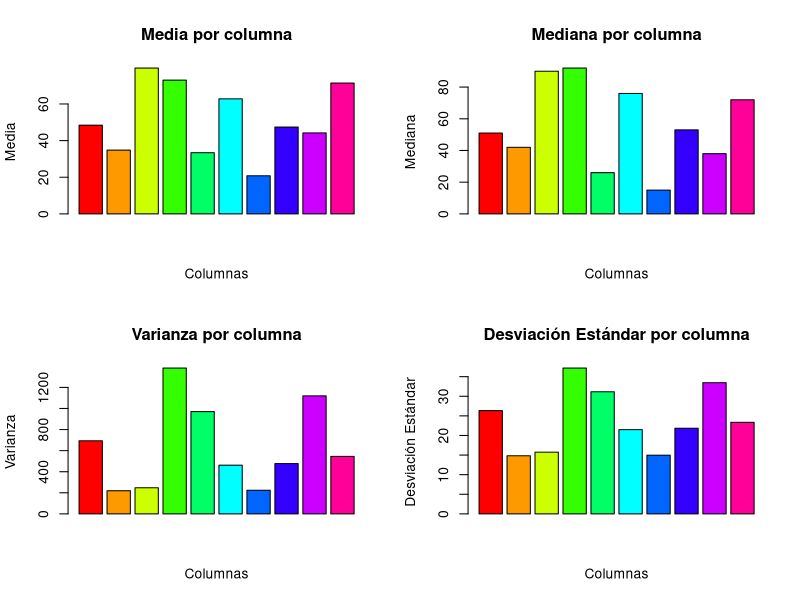

Recreate this plot in R.
# 1. Creacion de matriz
# Genera una matriz de 5 filas y 10 columnas cuyos elementos sean números aleatorios
# entre 1 y 100. Asegúrate de que los valores sean reproducibles utilizando una semilla fija.
set.seed(123) # Fijamos los números random para que se repitan
matriz <- matrix(sample(1:100, 50, replace = TRUE), nrow = 5, ncol = 10)
print(matriz)


# 2. Cálculos estadísticos
# • Calcula los siguientes valores estadísticos para cada columna de la matriz:
# • Media
# • Mediana
# • Varianza
# • Desviación estándar
medias <- colMeans(matriz)
medianas <- apply(matriz, 2, median)
varianzas <- apply(matriz, 2, var)
desviaciones <- apply(matriz, 2, sd)

# 3. Representación gráfica
# • Utiliza gráficos de barras para mostrar los valores calculados en el punto anterior.
#  Cada gráfico debe contener:
# • Un título descriptivo.
# • Ejes claramente etiquetados.
# • Barras con colores distintos para cada gráfico.
par(mfrow = c(2, 2))
barplot(medias, main = "Media por columna",
xlab = "Columnas", ylab = "Media",
col = rainbow(10))
barplot(medianas, main = "Mediana por columna",
xlab = "Columnas", ylab = "Mediana",
col = rainbow(10))
barplot(varianzas, main = "Varianza por columna",
xlab = "Columnas", ylab = "Varianza",
col = rainbow(10))
barplot(desviaciones, main = "Desviación Estándar por columna",
xlab = "Columnas", ylab = "Desviación Estándar",
col = rainbow(10))